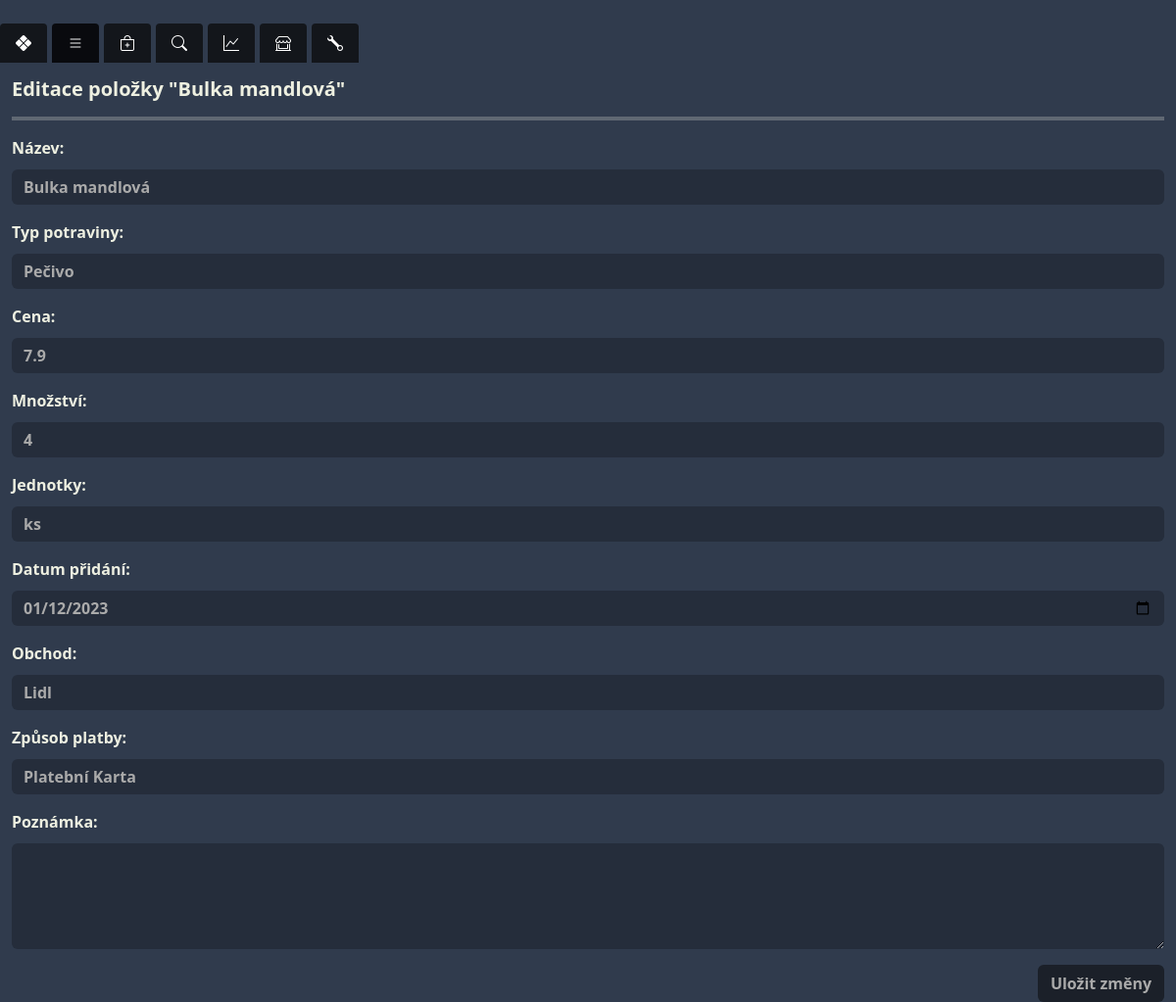
Page /food/edit/33 on the committed database.
### food/models.py (models this page shows)
class Food(models.Model):
    UNITS = [
        ('pieces', 'ks'),
        ('grams', 'g'),
        ('mililiters', 'ml'),
        ('liters','l')
    ]
    name = models.CharField(max_length=255)
    food_type = models.ForeignKey(FoodType, related_name='foods' ,on_delete=models.CASCADE, default=1)
    price = models.FloatField()
    payment_method = models.ForeignKey(PaymentMethod, on_delete=models.CASCADE)
    date_added = models.DateField(default=timezone.now)
    quantity = models.FloatField(default=1)
    unit = models.CharField(max_length=10, choices=UNITS)
    store = models.ForeignKey(Store, on_delete=models.CASCADE,default=1)
    note = models.TextField(blank=True, null=True)

class FoodType(models.Model):
    name = models.CharField(max_length=255)
    def __str__(self):
        return self.name

class Store(models.Model):
    name = models.CharField(max_length=255)
    def __str__(self):
        return self.name

### food/views.py (the view)
# urls.py: path('edit/<int:id>',views.edit_food, name='edit_food'),
def edit_food(request, id):
    food = get_object_or_404(Food, pk=id)
    if request.method == 'POST':
        form = FoodForm(request.POST, instance=food)
        if form.is_valid():
            form.save()
            return redirect('food_list')  # nebo název tvé URL, která zobrazuje seznam jídel
    else:
        form = FoodForm(instance=food)
    return render(request, 'edit_food.html', {'form': form, 'food': food})

### food/templates/edit_food.html (shortened to what this page needs)
{% extends 'base.html' %}
{% block content %}
{{ block.super }}
<div class="container-fluid full-height d-flex flex-column">
    <div class="row flex-grow-1">
        <div class="col-12 full-height">
            <h5 class="mt-3">Editace položky "{{ food.name }}"</h5>
            <hr>
            <form action="{% url 'edit_food' food.id %}" method="POST">
                {{ form.as_p }}
                <div class="d-flex justify-content-end">
                    <button class="btn btn-custom">Uložit změny</button>
                </div>
            </form>
        </div>
    </div>
</div>
{% endblock %}

### food/templates/base.html (style rules this page uses)
body { background-color: #303b4d; color: #eef0e1; }
label { font-weight: bold; margin-bottom: 10px; }
.form-control, .form-control:focus { background-color: #252d3b; color: #aaaaaa; border: none; }
.btn-custom { color: #aaaaaa; background-color: #1b2029; border-color: none; }
input, select, option, button, h3, h5 { font-weight: bold !important; }
hr { border: 0; border-top: 4px solid; color: #eef0e1; }
html, body { height: 100%; }
.full-height { height: 100vh; }

### rows in the picture
Food: name "Bulka mandlová", food_type "Pečivo", price "7.9", quantity "4", unit "ks", date_added "01/12/2023", store "Lidl", payment_method "Platební Karta"
